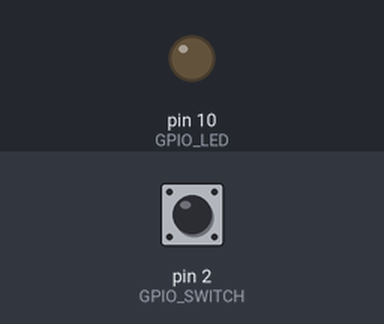
The sketch below on a simulated Arduino Uno, built with avr-gcc and run on an emulated ATmega328P. On the bench: output pins drawn as LEDs (lit = HIGH). Dashed ring = blinking. Inputs (shaded band) come from the test bench; at power-on: pin 2 (GPIO_SWITCH) LOW.

Above: at 1.2 s.
1.3 s: pin 2 (GPIO_SWITCH) pulled HIGH for 1 s
At 2.6 s:
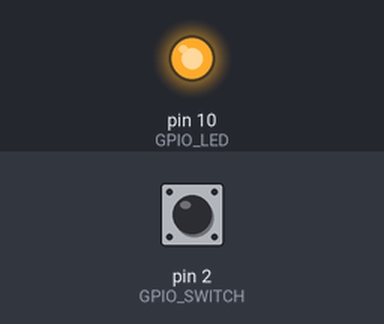
3.8 s: pin 2 (GPIO_SWITCH) pulled HIGH for 0.15 s
At 4.9 s:
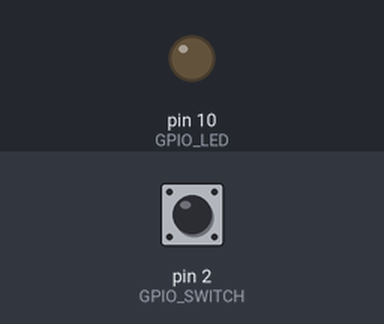
5.4 s: pin 2 (GPIO_SWITCH) pulled HIGH for 3.2 s
At 5.5 s:
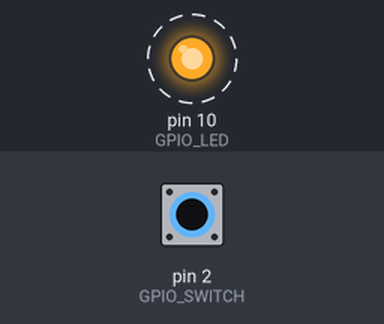
Timing chart, 0 to 9.9 s (numbered marks = the images above; inputs shaded):
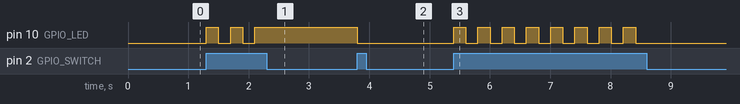

The sketch:

switch_debouncing.ino
```cpp
// (licence header left out)
#define GPIO_LED 10
#define GPIO_SWITCH 2
#define DEBOUNCE_DELAY 200

int switch_pin = 0;
int sts = 0;

long deltaDebounce = 0;

void setup()
{
	pinMode(GPIO_LED, OUTPUT);
	pinMode(GPIO_SWITCH, INPUT);
	digitalWrite(GPIO_LED, LOW);
}

void loop()
{
	switch_pin = digitalRead(GPIO_SWITCH);

	if((millis() - deltaDebounce) > DEBOUNCE_DELAY){
		if(switch_pin == HIGH){
			if(sts == 0){
				digitalWrite(GPIO_LED, HIGH);
				sts = 1;
				deltaDebounce = millis();
			}else if(sts == 1){
				digitalWrite(GPIO_LED, LOW);
				sts = 0;
				deltaDebounce = millis();
			}
		}
	}
}
```

Measured:
- after the input at 1.3 s, pin 10 (GPIO_LED): alternates HIGH for 0.20 s and LOW for 0.20 s, 5 changes in all, then stays HIGH, starting at once
- after the input at 3.8 s, pin 10 (GPIO_LED): HIGH → LOW at once
- after the input at 5.4 s, pin 10 (GPIO_LED): alternates HIGH for 0.20 s and LOW for 0.20 s, 16 changes in all, then stays LOW, starting at once
